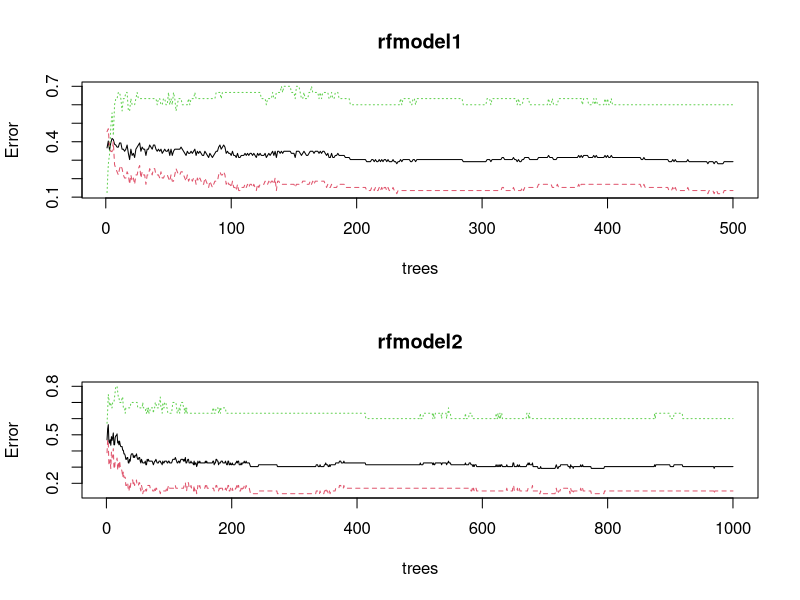
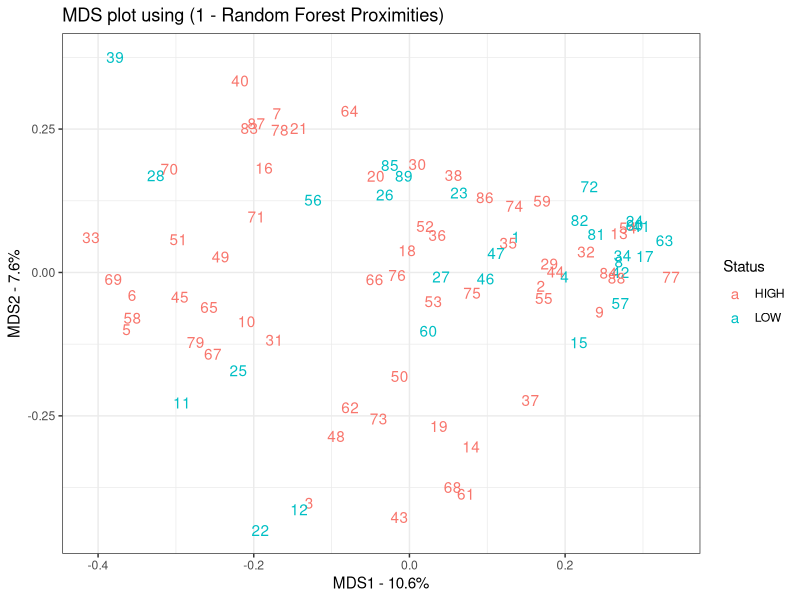

Reproduce these figures in R, in order.
#Random forest Working professionals - Predict Investment Scores

#Load the libraries 
library(randomForest)
library(ggplot2)
library(tidyverse)
library(cowplot)
library(readxl)

#Set Working Directory
setwd("D:/Project - Financial Literacy")

#Import the dataset
data = read_xlsx("RFDATA.xlsx", sheet = "RFdata-Working")
head(data)

#Encode the variables
str(data)
attach(data)
data$DISTRICT = as.factor(DISTRICT)
data$GENDER = as.factor(GENDER)
data$MARITAL_STATUS = as.factor(MARITAL_STATUS)
data$EDUCATION = as.factor(EDUCATION)
data$WORK_STATUS = as.factor(WORK_STATUS)
data$WORKING_SECTOR = as.factor(WORKING_SECTOR)
data$WORK_PROF_SALARY = as.factor(WORK_PROF_SALARY)
data$GUIDANCE_EXPERTS = as.factor(GUIDANCE_EXPERTS)
data$GEN_SCORE = as.factor(GEN_SCORE)
data$SAV_SCORE = as.factor(SAV_SCORE)
data$INSUR_SCORE = as.factor(INSUR_SCORE)
data$INV_SCORE = as.factor(INV_SCORE)

str(data)

#Build the random forest models with 500 and 1000 trees to compare
set.seed(40)
rfmodel1 <- randomForest(INV_SCORE~., proximity = TRUE ,data=data)
rfmodel1

rfmodel2 <- randomForest(INV_SCORE~., ntree = 1000,data=data)
rfmodel2 

#Compare the models
par(mfrow = c(2,1))
plot(rfmodel1) ; plot(rfmodel2)
par(mfrow = c(1,1))
#Stabilizes at 500
#choose rfmodel1 with no of splits = 3

rfmodel1

#MDS plot
distance.matrix <- as.dist(1-rfmodel1$proximity)

mds.stuff <- cmdscale(distance.matrix, eig=TRUE, x.ret=TRUE)
mds.var.per <- round(mds.stuff$eig/sum(mds.stuff$eig)*100, 1)

mds.values <- mds.stuff$points
mds.data <- data.frame(Sample=rownames(mds.values),
                       X=mds.values[,1],
                       Y=mds.values[,2],
                       Status=data$INV_SCORE)

ggplot(data=mds.data, aes(x=X, y=Y, label=Sample)) + 
  geom_text(aes(color=Status)) +
  theme_bw() +
  xlab(paste("MDS1 - ", mds.var.per[1], "%", sep="")) +
  ylab(paste("MDS2 - ", mds.var.per[2], "%", sep="")) +
  ggtitle("MDS plot using (1 - Random Forest Proximities)")

